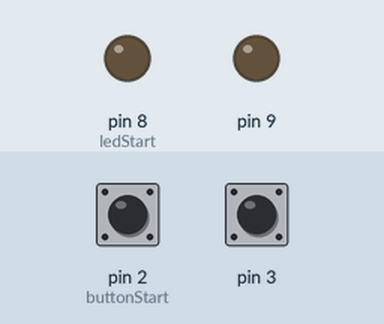
This sketch was run on a simulated Arduino Uno, built with avr-gcc and run on an emulated ATmega328P. Shown: output pins drawn as LEDs (lit = HIGH). The inputs (shaded band) are chosen by the test bench; at power-on: pin 2 (buttonStart) HIGH, pin 3 HIGH.

Above: at 1.2 s.
1.3 s: pin 2 (buttonStart) pulled LOW for 0.15 s
At 1.37 s:
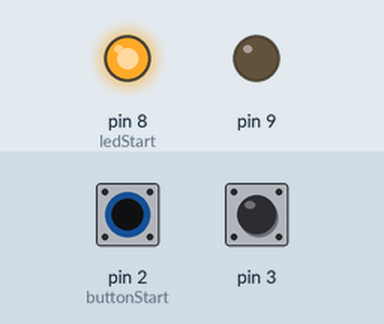
2.9 s: pin 2 (buttonStart) pulled LOW for 3.2 s
At 7.0 s:
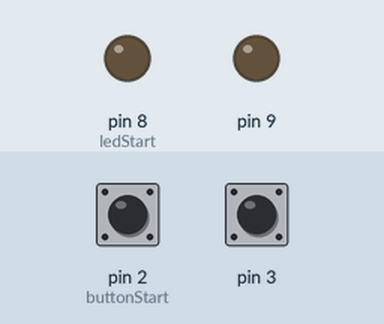
7.6 s: pin 3 pulled LOW for 3.2 s
At 8.1 s:
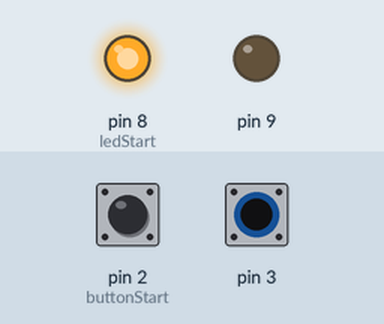
Timing chart, 0 to 12.3 s (numbered marks = the images above; inputs shaded):
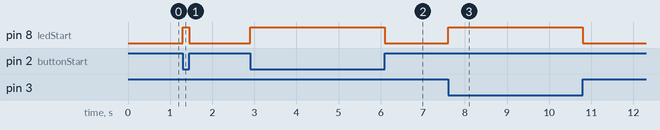

The sketch:

ex1_2_logic_circuits.ino
```cpp
const int ledStart = 8;
const int buttonStart = 2;
const int numButtons = 2;

void setup() {
  for (int i=0; i< numButtons; i++) {
    pinMode(ledStart + i, OUTPUT);
    pinMode(buttonStart + i, INPUT_PULLUP);
  }
}

void loop() {
  int states[numButtons];
  for (int i=0; i < numButtons; i++) {
    states[i] = digitalRead(buttonStart + i);
  }

  if (states[0] & states[1]) { // by default, the signal is on (so this will execute when none button is pressed)
    digitalWrite(ledStart, LOW);
  }
  else if(states[0] | states[1]) { // if one of them is pressed
    digitalWrite(ledStart, HIGH);
  }
  else {
    digitalWrite(ledStart, HIGH); // both button pressed
  }

}
```

Measured:
- after the input at 1.3 s, pin 8 (ledStart): LOW → HIGH at once, → LOW 0.15 s later
- after the input at 2.9 s, pin 8 (ledStart): LOW → HIGH at once, → LOW 3.2 s later
- after the input at 7.6 s, pin 8 (ledStart): LOW → HIGH at once, → LOW 3.2 s later
